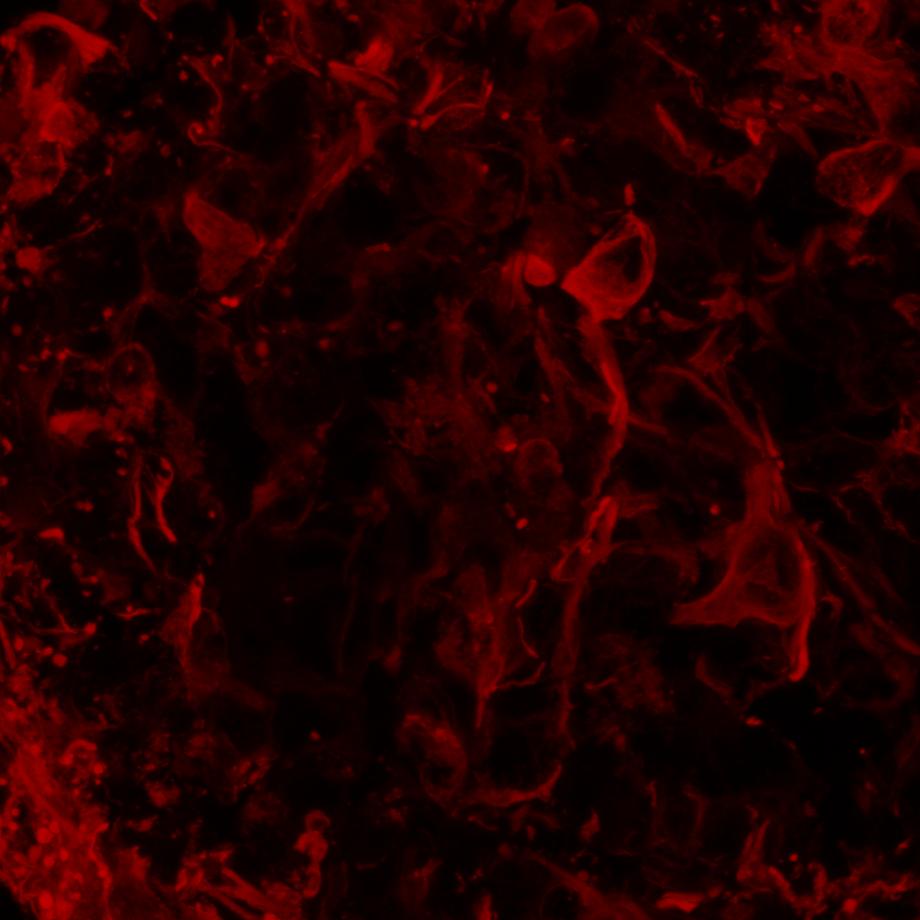
#> input picture red_channel.tif, 1840 x 1840 px (shown at 1/2 size)
$ python multichannel-analyzer.py
#> lines starting #> are read from the running program, lines starting #| are printed output that depends on the picture; after the words box and inside, x2 and y2 are one past the last pixel; in counts of white or black regions, pixels touching at a corner belong together
import cv2
import numpy as np
from typing import List, Tuple

class MultichannelAnalyzer:
    def __init__(self):
        """Initialize analyzer with default parameters"""
        self.red_threshold = 200
        self.red_min_area = 50
        self.red_max_area = 100000
        self.cyan_threshold = 200
        self.magenta_threshold = 200

    def load_images(self, red_path: str, cyan_path: str, magenta_path: str) -> Tuple[np.ndarray, np.ndarray, np.ndarray]:
        """Load separate channel images and ensure they're grayscale"""
        def load_and_convert(path):
            # Load image with original bit depth
#> called with path = 'red_channel.tif'
            img = cv2.imread(path, -1)
#> img is the input picture: shape (1840, 1840, 3); mean B, G, R 0, 0, 34.7
            if img is None:
                raise ValueError(f"Could not load image at {path}")

            # If image is color (3 channels), convert to grayscale
            if len(img.shape) == 3:
                img = cv2.cvtColor(img, cv2.COLOR_BGR2GRAY)
#> img: shape (1840, 1840)

            # Normalize to 8-bit
            if img.dtype != np.uint8:
                img_min = img.min()
                img_max = img.max()
                if img_max > img_min:
                    img = ((img - img_min) * 255.0 / (img_max - img_min)).astype(np.uint8)
                else:
                    img = np.zeros_like(img, dtype=np.uint8)

            return img

        red_img = load_and_convert(red_path)
        cyan_img = load_and_convert(cyan_path)
#> call 2 of load_and_convert, with path = 'cyan_channel.tif'
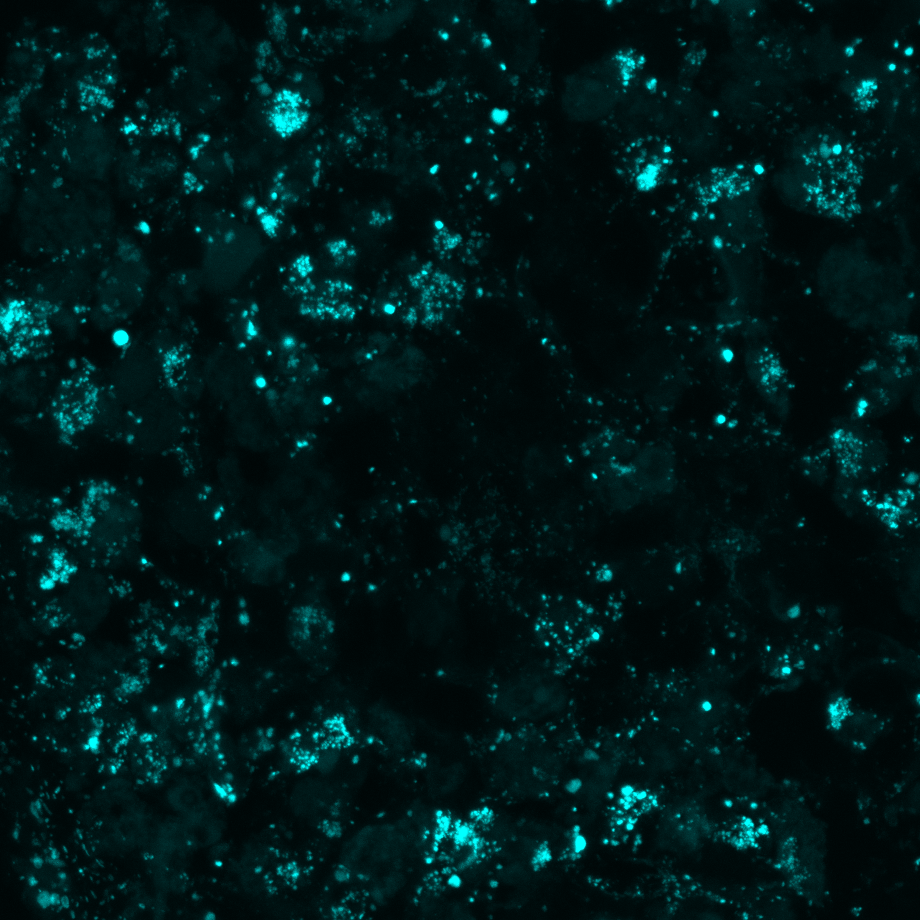
#> input picture cyan_channel.tif, 1840 x 1840 px (shown at 1/2 size)
#> in load_and_convert, img is the input picture: shape (1840, 1840, 3); mean B, G, R 24.5, 24.5, 0
        magenta_img = load_and_convert(magenta_path)
#> call 3 of load_and_convert, with path = 'magenta_channel.tif'
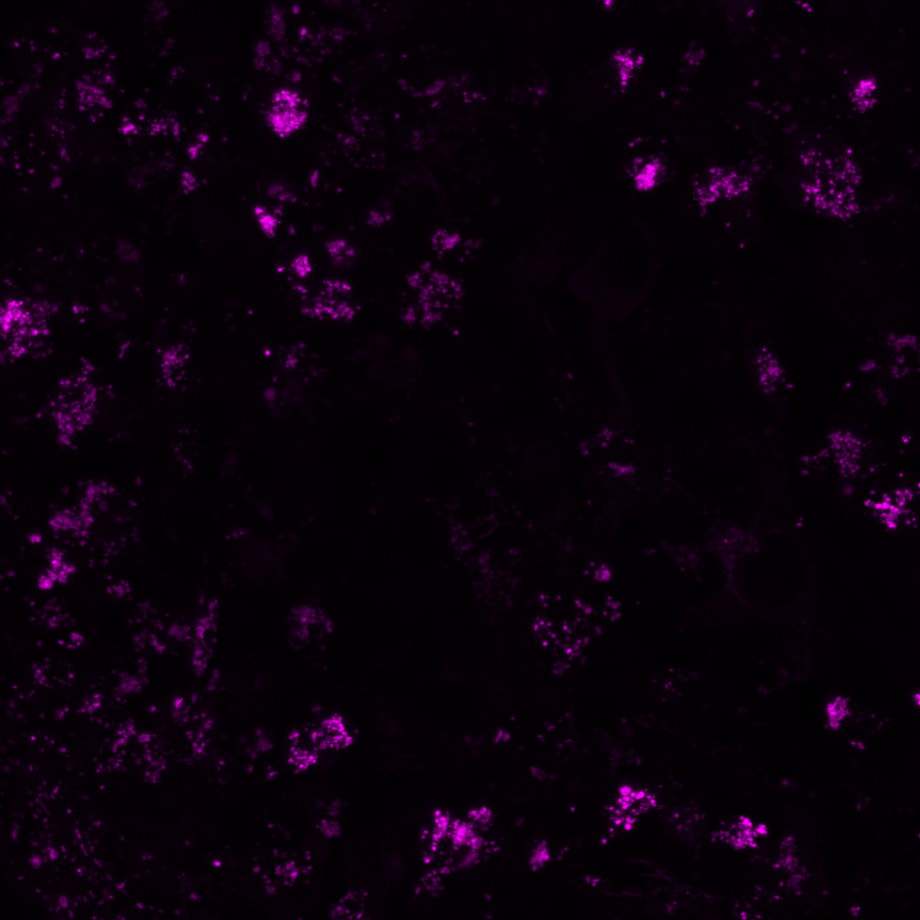
#> input picture magenta_channel.tif, 1840 x 1840 px (shown at 1/2 size)
#> in load_and_convert, img is the input picture: shape (1840, 1840, 3); mean B, G, R 10.6, 0, 10.6

        print(f"Loaded images:")
        print(f"Red channel shape: {red_img.shape}, dtype: {red_img.dtype}")
#| Red channel shape: (1840, 1840), dtype: uint8
        print(f"Cyan channel shape: {cyan_img.shape}, dtype: {cyan_img.dtype}")
#| Cyan channel shape: (1840, 1840), dtype: uint8
        print(f"Magenta channel shape: {magenta_img.shape}, dtype: {magenta_img.dtype}")
#| Magenta channel shape: (1840, 1840), dtype: uint8

        return red_img, cyan_img, magenta_img

    # [13 lines left out: function update_thresholds, not called in this run]

    def detect_structures(self, channel: np.ndarray, threshold: int,
                         min_area: int = None, max_area: int = None) -> List[np.ndarray]:
        """Detect structures in a channel"""
        # Ensure we're working with 8-bit single channel
        assert channel.dtype == np.uint8
        assert len(channel.shape) == 2

        # Create binary mask
        _, binary = cv2.threshold(channel, threshold, 255, cv2.THRESH_BINARY)

        # Clean up noise
        kernel = np.ones((3,3), np.uint8)
        binary = cv2.morphologyEx(binary, cv2.MORPH_OPEN, kernel)
        binary = cv2.morphologyEx(binary, cv2.MORPH_CLOSE, kernel)

        # Find contours
        contours, _ = cv2.findContours(binary, cv2.RETR_EXTERNAL, cv2.CHAIN_APPROX_SIMPLE)

        # Filter by area if specified
        if min_area is not None and max_area is not None:
            contours = [cnt for cnt in contours
                       if min_area < cv2.contourArea(cnt) < max_area]

        return contours

    # [5 lines left out: function create_binary_mask, not called in this run]

    def calculate_areas(self, red_contours: List[np.ndarray], cyan_contours: List[np.ndarray], magenta_contours: List[np.ndarray], shape: Tuple[int, int]) -> dict:
        """Calculate areas and ratios of cyan and magenta within red regions"""
        # Create binary masks more efficiently
        red_mask = np.zeros(shape, dtype=np.uint8)
        cyan_mask = np.zeros(shape, dtype=np.uint8)
        magenta_mask = np.zeros(shape, dtype=np.uint8)

        # Draw all contours at once instead of one by one
        cv2.drawContours(red_mask, red_contours, -1, 255, -1)
        cv2.drawContours(cyan_mask, cyan_contours, -1, 255, -1)
        cv2.drawContours(magenta_mask, magenta_contours, -1, 255, -1)

        # Calculate intersections
        cyan_in_red = cv2.bitwise_and(cyan_mask, red_mask)
        magenta_in_red = cv2.bitwise_and(magenta_mask, red_mask)

        # Find regions using more efficient contour finding
        cyan_in_red_contours, _ = cv2.findContours(cyan_in_red, cv2.RETR_EXTERNAL,
                                                cv2.CHAIN_APPROX_SIMPLE)
        magenta_in_red_contours, _ = cv2.findContours(magenta_in_red, cv2.RETR_EXTERNAL,
                                                    cv2.CHAIN_APPROX_SIMPLE)

        # Count regions and calculate areas
        num_cyan_regions = len(cyan_in_red_contours)
        num_magenta_regions = len(magenta_in_red_contours)

        # Use numpy operations for faster area calculations
        total_red_area = np.count_nonzero(red_mask)
        total_cyan_area = np.count_nonzero(cyan_mask)
        total_magenta_area = np.count_nonzero(magenta_mask)
        cyan_in_red_area = np.count_nonzero(cyan_in_red)
        magenta_in_red_area = np.count_nonzero(magenta_in_red)

        # Calculate ratios
        region_ratio = num_cyan_regions / num_magenta_regions if num_magenta_regions > 0 else 0
        area_ratio = cyan_in_red_area / magenta_in_red_area if magenta_in_red_area > 0 else 0

        return {
            'total_red': total_red_area,
            'total_cyan': total_cyan_area,
            'total_magenta': total_magenta_area,
            'cyan_in_red': cyan_in_red_area,
            'magenta_in_red': magenta_in_red_area,
            'num_cyan_regions': num_cyan_regions,
            'num_magenta_regions': num_magenta_regions,
            'region_ratio': region_ratio,
            'area_ratio': area_ratio,
            'cyan_in_red_percentage': (cyan_in_red_area / total_cyan_area * 100) if total_cyan_area > 0 else 0,
            'magenta_in_red_percentage': (magenta_in_red_area / total_magenta_area * 100) if total_magenta_area > 0 else 0,
            'overlap_masks': (red_mask, cyan_mask, magenta_mask, cyan_in_red, magenta_in_red)
        }

    def create_visualization(self, image: np.ndarray, contours: List[np.ndarray],
                           title: str, threshold: int) -> np.ndarray:
        """Create visualization for a channel"""
        # Convert grayscale to BGR for colored visualization
        vis = cv2.cvtColor(image, cv2.COLOR_GRAY2BGR)

        # Draw contours
        cv2.drawContours(vis, contours, -1, (0, 255, 0), 2)

        # Add text
        cv2.putText(vis, f'{title} Brightness: {threshold}', (10, 30),
                   cv2.FONT_HERSHEY_SIMPLEX, 0.7, (255, 255, 255), 2)
        cv2.putText(vis, f'Structures: {len(contours)}', (10, 60),
                   cv2.FONT_HERSHEY_SIMPLEX, 0.7, (255, 255, 255), 2)

        if title == 'Red':
            cv2.putText(vis, f'Min Area: {self.red_min_area}', (10, 90),
                       cv2.FONT_HERSHEY_SIMPLEX, 0.7, (255, 255, 255), 2)
            cv2.putText(vis, f'Max Area: {self.red_max_area}', (10, 120),
                       cv2.FONT_HERSHEY_SIMPLEX, 0.7, (255, 255, 255), 2)

        return vis

    def create_overlap_visualization(self, image: np.ndarray, red_mask: np.ndarray,
                                   cyan_mask: np.ndarray, magenta_mask: np.ndarray,
                                   cyan_in_red: np.ndarray, magenta_in_red: np.ndarray,
                                   areas: dict) -> np.ndarray:
        """Create visualization showing overlapping regions"""
        # Create colored visualization
        vis = cv2.cvtColor(image, cv2.COLOR_GRAY2BGR)

        # Draw regions
        vis[red_mask > 0] = [0, 0, 200]  # Red regions
        vis[cyan_in_red > 0] = [200, 200, 0]  # Cyan in red
        vis[magenta_in_red > 0] = [200, 0, 200]  # Magenta in red

        # Add text with measurements
        cv2.putText(vis, f'Total Red Area: {areas["total_red"]}', (10, 30),
                   cv2.FONT_HERSHEY_SIMPLEX, 0.7, (255, 255, 255), 2)

        cv2.putText(vis, f'Cyan in Red: {areas["cyan_in_red"]} ({areas["cyan_in_red_percentage"]:.1f}%)',
                   (10, 60), cv2.FONT_HERSHEY_SIMPLEX, 0.7, (255, 255, 255), 2)

        cv2.putText(vis, f'Magenta in Red: {areas["magenta_in_red"]} ({areas["magenta_in_red_percentage"]:.1f}%)',
                   (10, 90), cv2.FONT_HERSHEY_SIMPLEX, 0.7, (255, 255, 255), 2)

        cv2.putText(vis, f'Area Ratio (C/M): {areas["area_ratio"]:.3f}',
                   (10, 120), cv2.FONT_HERSHEY_SIMPLEX, 0.7, (255, 255, 255), 2)

        cv2.putText(vis, f'Regions - Cyan: {areas["num_cyan_regions"]}, Magenta: {areas["num_magenta_regions"]}',
                   (10, 150), cv2.FONT_HERSHEY_SIMPLEX, 0.7, (255, 255, 255), 2)

        cv2.putText(vis, f'Region Ratio (C/M): {areas["region_ratio"]:.3f}',
                   (10, 180), cv2.FONT_HERSHEY_SIMPLEX, 0.7, (255, 255, 255), 2)

        return vis

    def process_channels(self, red_img: np.ndarray, cyan_img: np.ndarray,
                        magenta_img: np.ndarray) -> Tuple[np.ndarray, np.ndarray, np.ndarray, np.ndarray]:
        """Process all channels and create visualizations"""
        # Detect structures
        red_contours = self.detect_structures(red_img, self.red_threshold,
                                            self.red_min_area, self.red_max_area)
        cyan_contours = self.detect_structures(cyan_img, self.cyan_threshold)
        magenta_contours = self.detect_structures(magenta_img, self.magenta_threshold)

        # Calculate areas and create overlap visualization
        areas = self.calculate_areas(red_contours, cyan_contours, magenta_contours, red_img.shape)
        red_mask, cyan_mask, magenta_mask, cyan_in_red, magenta_in_red = areas['overlap_masks']

        overlap_vis = self.create_overlap_visualization(
            red_img, red_mask, cyan_mask, magenta_mask,
            cyan_in_red, magenta_in_red, areas
        )

        # Create standard visualizations
        red_vis = self.create_visualization(red_img, red_contours, 'Red', self.red_threshold)
        cyan_vis = self.create_visualization(cyan_img, cyan_contours, 'Cyan', self.cyan_threshold)
        magenta_vis = self.create_visualization(magenta_img, magenta_contours, 'Magenta', self.magenta_threshold)

        # Print detailed measurements
        print("\nArea Measurements:")
        print(f"Cyan areas in red: {areas['num_cyan_regions']} regions, {areas['cyan_in_red']} pixels")
        print(f"Magenta areas in red: {areas['num_magenta_regions']} regions, {areas['magenta_in_red']} pixels")
        print(f"Region ratio (M/C): {areas['region_ratio']:.3f}")
        print(f"Area ratio (M/C): {areas['area_ratio']:.3f}")

        return red_vis, cyan_vis, magenta_vis, overlap_vis

    def find_optimal_threshold(self, channel: np.ndarray) -> int:
        """Find optimal threshold using Otsu's method with higher selectivity"""
        # Get Otsu's threshold as base
        otsu_thresh, _ = cv2.threshold(channel, 0, 255, cv2.THRESH_BINARY + cv2.THRESH_OTSU)
#> otsu_thresh = 15

        # Make it much more selective
        adjustment_factor = 0.2  # adust me
        base_minimum = 0         # Don't go below this threshold

        # Take the maximum of:
        # 1. Adjusted Otsu threshold
        # 2. Base minimum threshold
        # 3. 90th percentile of image intensity
        adjusted_thresh = max(
            int(otsu_thresh * adjustment_factor),
            base_minimum,
            int(np.percentile(channel, 90))
        )
#> adjusted_thresh = 24

        # Ensure we don't exceed 255
        return min(adjusted_thresh, 255)

    def auto_adjust_thresholds(self, red_img: np.ndarray, cyan_img: np.ndarray,
                            magenta_img: np.ndarray) -> None:
        """Automatically adjust thresholds for all channels"""
        # Find optimal thresholds
        self.red_threshold = self.find_optimal_threshold(red_img)
#> self.red_threshold = 24
        self.cyan_threshold = self.find_optimal_threshold(cyan_img)
#> self.cyan_threshold = 30
        self.magenta_threshold = self.find_optimal_threshold(magenta_img)
#> self.magenta_threshold = 8

        print(f"Auto-detected thresholds:")
        print(f"Red: {self.red_threshold}")
#| Red: 24
        print(f"Cyan: {self.cyan_threshold}")
#| Cyan: 30
        print(f"Magenta: {self.magenta_threshold}")
#| Magenta: 8

def main():
    """Interactive threshold adjustment with auto-detection"""
    analyzer = MultichannelAnalyzer()

    # Load channel images
    red_path = "red_channel.tif"
    cyan_path = "cyan_channel.tif"
    magenta_path = "magenta_channel.tif"

    try:
        red_img, cyan_img, magenta_img = analyzer.load_images(red_path, cyan_path, magenta_path)

        # Auto-detect thresholds
        analyzer.auto_adjust_thresholds(red_img, cyan_img, magenta_img)

    except ValueError as e:
        print(f"Error loading images: {e}")
        return

    def update_display():
        red_vis, cyan_vis, magenta_vis, overlap_vis = analyzer.process_channels(red_img, cyan_img, magenta_img)
        cv2.imshow('Red Channel', red_vis)
        cv2.imshow('Cyan Channel', cyan_vis)
        cv2.imshow('Magenta Channel', magenta_vis)
        cv2.imshow('Overlap Analysis', overlap_vis)

    # [4 lines left out: function on_red_threshold, not called in this run]

    def on_min_area(value):
        analyzer.update_thresholds(red_min_area=value)
        update_display()

    def on_max_area(value):
        analyzer.update_thresholds(red_max_area=value * 1000)
        update_display()

    # [9 lines left out: functions on_cyan_threshold, on_magenta_threshold, not called in this run]

    # Create windows with trackbars
    cv2.namedWindow('Red Channel', cv2.WINDOW_NORMAL)
    cv2.namedWindow('Cyan Channel', cv2.WINDOW_NORMAL)
    cv2.namedWindow('Magenta Channel', cv2.WINDOW_NORMAL)
    cv2.namedWindow('Overlap Analysis', cv2.WINDOW_NORMAL)

    # Resize windows to make sure trackbars are visible
    cv2.resizeWindow('Red Channel', 800, 600)
    cv2.resizeWindow('Cyan Channel', 800, 600)
    cv2.resizeWindow('Magenta Channel', 800, 600)
    cv2.resizeWindow('Overlap Analysis', 800, 600)

    # Create trackbars with initial positions matching auto-detected thresholds
    initial_red_pos = 255 - analyzer.red_threshold
#> initial_red_pos = 231
    initial_cyan_pos = 255 - analyzer.cyan_threshold
#> initial_cyan_pos = 225
    initial_magenta_pos = 255 - analyzer.magenta_threshold
#> initial_magenta_pos = 247

    # Create trackbars
    cv2.createTrackbar('Red Brightness', 'Red Channel', initial_red_pos, 255, on_red_threshold)
    cv2.createTrackbar('Red Min Area', 'Red Channel', analyzer.red_min_area, 500, on_min_area)
    cv2.createTrackbar('Red Max Area', 'Red Channel', analyzer.red_max_area // 1000, 100, on_max_area)
    cv2.createTrackbar('Cyan Brightness', 'Cyan Channel', initial_cyan_pos, 255, on_cyan_threshold)
    cv2.createTrackbar('Magenta Brightness', 'Magenta Channel', initial_magenta_pos, 255, on_magenta_threshold)

    # Initial processing
    update_display()
#> in detect_structures, `binary = cv2.morphologyEx(binary, cv2.MORPH_OPEN, kernel)`:
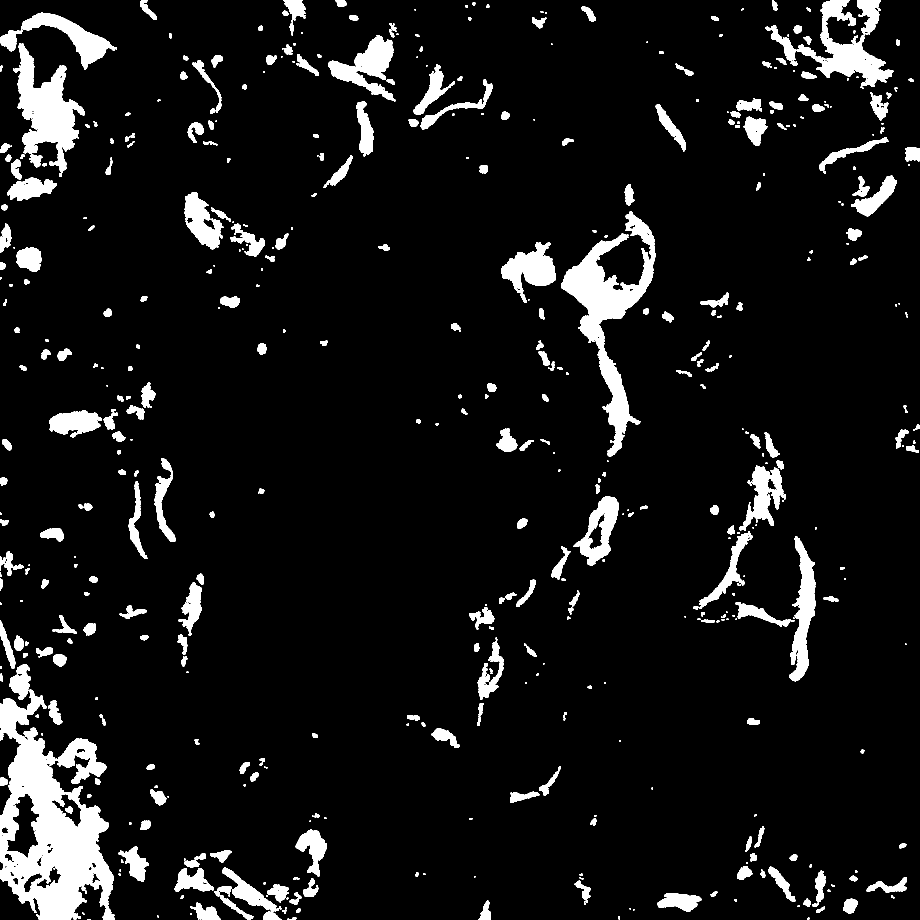
#> binary: shape (1840, 1840) (shown at 1/2 size); 8.1% white; 523 white regions (144 under 20 px), largest, box (x1, y1, x2, y2) and area: (0, 1379, 230, 1840) 49678, (1122, 423, 1312, 914) 24314, (26, 86, 170, 353) 15719
#> in detect_structures, `contours, _ = cv2.findContours(binary, cv2.RETR_EXTERNAL, cv2.CHAIN_AP..`: contours = 438 contours, 140 with area under 20; largest, box (x1, y1, x2, y2) and area: (0, 1328, 230, 1840) 63681, (1122, 423, 1312, 914) 23744, (26, 86, 170, 353) 15770, (1531, 0, 1787, 178) 13306, (1471, 1073, 1631, 1363) 8732
#> in detect_structures, `contours = [cnt for cnt in contours if min_area < cv2.contourArea(cnt)..`: contours = 229 contours; largest, box (x1, y1, x2, y2) and area: (0, 1328, 230, 1840) 63681, (1122, 423, 1312, 914) 23744, (26, 86, 170, 353) 15770, (1531, 0, 1787, 178) 13306, (1471, 1073, 1631, 1363) 8732
#> in process_channels, `red_contours = self.detect_structures(red_img, self.red_threshold, sel..`: red_contours has the same summary as contours in detect_structures
#> call 2 of detect_structures, with threshold = 30
#> in detect_structures (call 2), `_, binary = cv2.threshold(channel, threshold, 255, cv2.THRESH_BINARY)`:
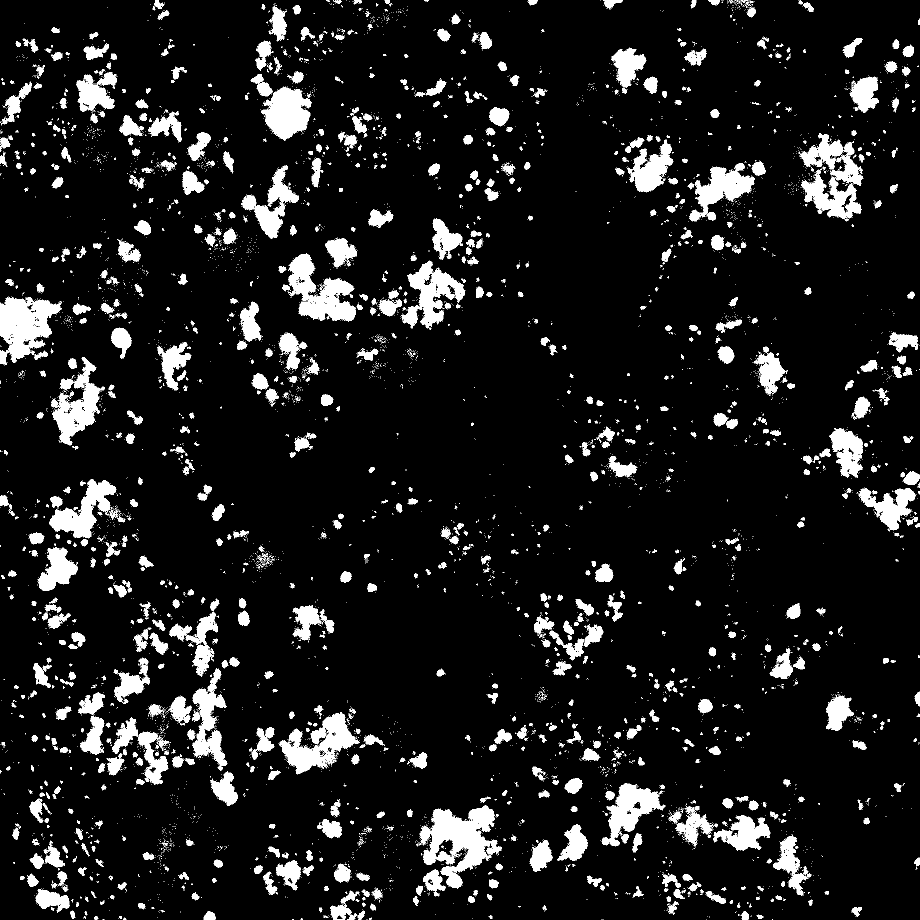
#> binary: shape (1840, 1840) (shown at 1/2 size); 9.9% white; 7484 white regions (6470 under 20 px), largest, box (x1, y1, x2, y2) and area: (834, 1611, 1004, 1777) 12653, (0, 593, 124, 731) 9655, (577, 507, 712, 644) 8838
#> (the rest of the program and of its run is left out)
